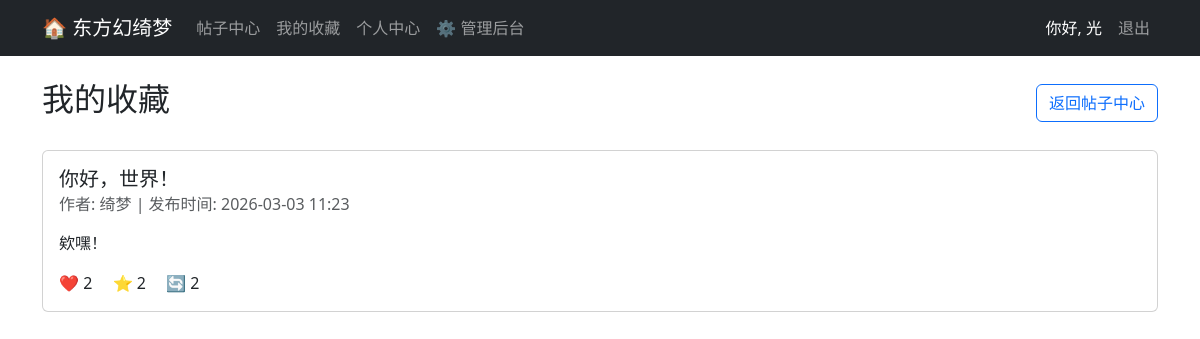
The page /posts/my-favorites/ (signed in) on the database its author committed.
### accounts/models.py (models this page shows, shortened)
class UserProfile(models.Model):
    ROLE_CHOICES = (
        ('user', '普通用户'),
        ('mod', '管理员'),
        ('owner', '网站拥有者'),
    )
    user = models.OneToOneField(User, on_delete=models.CASCADE, related_name='profile')
    nickname = models.CharField(max_length=50, verbose_name="昵称", blank=True)
    security_question = models.CharField(max_length=200, verbose_name="密保问题", blank=True)
    security_answer = models.CharField(max_length=200, verbose_name="密保答案", blank=True)
    role = models.CharField(max_length=10, choices=ROLE_CHOICES, default='user', verbose_name="用户角色")
    is_muted = models.BooleanField(default=False, verbose_name="是否被禁言")
    email_verified = models.BooleanField(default=False, verbose_name="邮箱是否已验证")
    email_verification_token = models.CharField(max_length=64, blank=True, verbose_name="邮箱验证令牌")
    email_verification_sent_at = models.DateTimeField(null=True, blank=True, verbose_name="验证邮件发送时间")
    password_reset_token = models.CharField(max_length=64, blank=True, verbose_name="密码重置令牌")
    password_reset_sent_at = models.DateTimeField(null=True, blank=True, verbose_name="重置邮件发送时间")
    posts_count = models.IntegerField(default=0, verbose_name="发帖数量")
    likes_received = models.IntegerField(default=0, verbose_name="获得的点赞数")

### posts/models.py (models this page shows, shortened)
class Post(models.Model):
    author = models.ForeignKey(User, on_delete=models.CASCADE, related_name='posts')
    title = models.CharField(max_length=200, verbose_name="标题")
    content = models.TextField(verbose_name="内容 (支持文字和表情)")
    image = models.ImageField(upload_to='posts/%Y/%m/%d/', blank=True, null=True, verbose_name="图片")
    link = models.URLField(blank=True, null=True, verbose_name="链接 (选填)")
    created_at = models.DateTimeField(auto_now_add=True)
    likes_count = models.IntegerField(default=0)
    favorites_count = models.IntegerField(default=0)
    shares_count = models.IntegerField(default=0)
    class Meta:
        ordering = ['-created_at']

### posts/views.py (the view)
# urls.py: path('my-favorites/', views.favorites_list, name='favorites'),
@login_required
def favorites_list(request):
    favorites = Favorite.objects.filter(user=request.user).values_list('post', flat=True)
    posts = Post.objects.filter(id__in=favorites)
    return render(request, 'posts/favorites.html', {'posts': posts})

### templates/posts/favorites.html (shortened to what this page needs)
{% extends 'base.html' %}
{% block content %}
<div class="d-flex justify-content-between align-items-center mb-4">
    <h2>我的收藏</h2>
    <a href="{% url 'post_list' %}" class="btn btn-outline-primary">返回帖子中心</a>
</div>
<div class="row">
    {% for post in posts %}
    <div class="col-md-12 mb-3">
        <div class="card">
            <div class="card-body">
                <h5 class="card-title">{{ post.title }}</h5>
                <h6 class="card-subtitle mb-2 text-muted">
                    作者: {{ post.author.profile.nickname }} | 发布时间: {{ post.created_at|date:"Y-m-d H:i" }}
                </h6>
                <p class="card-text">{{ post.content|linebreaks|truncatewords:50 }}</p>
                <div class="mt-3">
                    <span class="me-3">❤️ {{ post.likes_count }}</span>
                    <span class="me-3">⭐ {{ post.favorites_count }}</span>
                    <span class="me-3">🔄 {{ post.shares_count }}</span>
                </div>
            </div>
        </div>
    </div>
    {% empty %}
    <div class="alert alert-warning text-center">
        你还没有收藏任何帖子，快去帖子中心看看吧~
    </div>
    {% endfor %}
</div>
{% endblock %}

### templates/base.html (shortened to what this page needs)
<!DOCTYPE html>
<html lang="zh-CN">
<head>
    <link href="https://cdn.jsdelivr.net/npm/bootstrap@5.3.0/dist/css/bootstrap.min.css" rel="stylesheet">
</head>
<body>
    <nav class="navbar navbar-expand-lg navbar-dark bg-dark mb-4">
        <div class="container">
            <a class="navbar-brand" href="{% url 'home' %}">🏠 东方幻绮梦</a>
            <div class="collapse navbar-collapse">
                <ul class="navbar-nav me-auto">
                    <li class="nav-item"><a class="nav-link" href="{% url 'post_list' %}">帖子中心</a></li>
                    {% if user.is_authenticated %}
                    <li class="nav-item"><a class="nav-link" href="{% url 'favorites' %}">我的收藏</a></li>
                    <li class="nav-item"><a class="nav-link" href="{% url 'profile' %}">个人中心</a></li>
                    {% endif %}
                    {% if user.is_superuser or user.profile.role == 'owner' or user.profile.role == 'mod' %}
                    <li class="nav-item"><a class="nav-link" href="/admin/">⚙️ 管理后台</a></li>
                    {% endif %}
                </ul>
                <ul class="navbar-nav">
                    {% if user.is_authenticated %}
                        <li class="nav-item"><span class="nav-link text-white">你好, {{ user.profile.nickname }}</span></li>
                        <li class="nav-item"><a class="nav-link" href="{% url 'logout' %}">退出</a></li>
                    {% else %}
                        <li class="nav-item"><a class="nav-link" href="{% url 'login' %}">登录</a></li>
                        <li class="nav-item"><a class="nav-link" href="{% url 'register' %}">注册</a></li>
                    {% endif %}
                </ul>
            </div>
        </div>
    </nav>
    <div class="container">
        {% block content %}{% endblock %}
    </div>
</body>
</html>

### rows shown on the page
Post: title "你好，世界！", author.profile.nickname "绮梦", created_at "2026-03-03 11:23", content "欸嘿！", likes_count "2", favorites_count "2", shares_count "2"

### other values the page prints
{{ user.profile.nickname }} "光"
